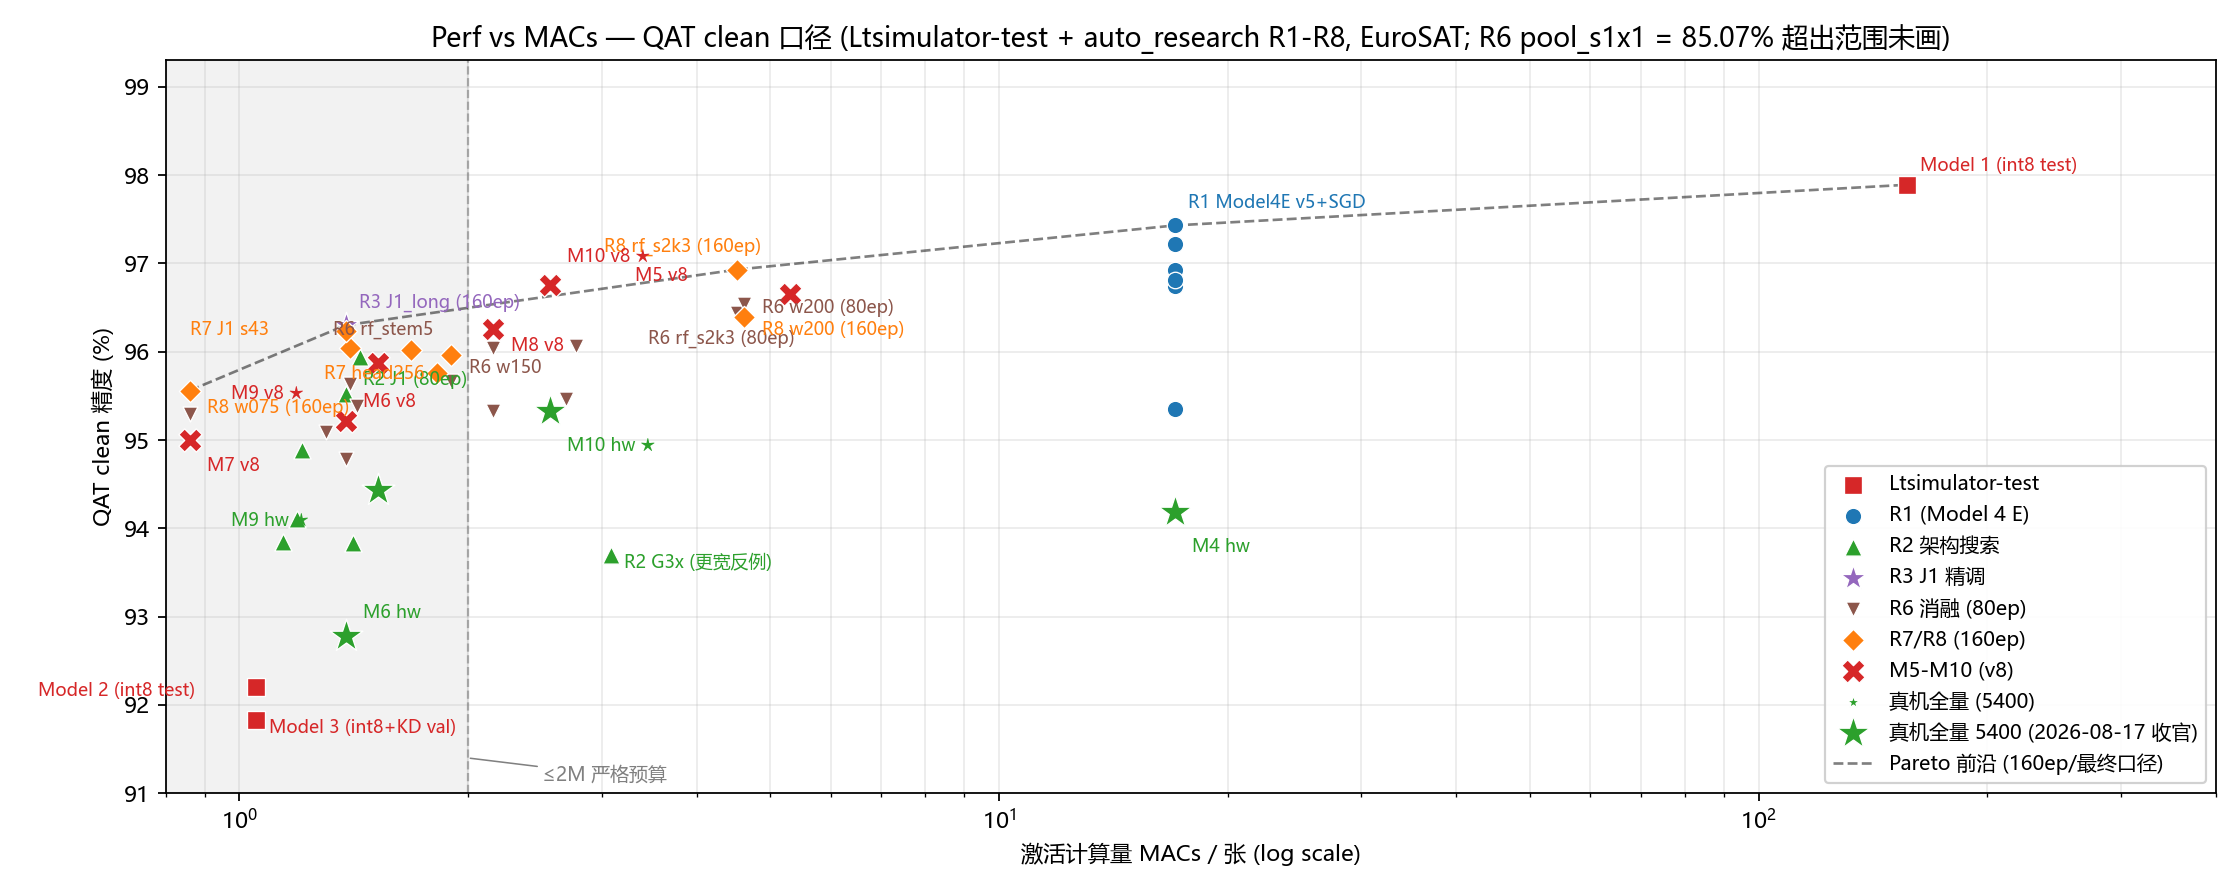

This figure's Python source:
# -*- coding: utf-8 -*-
"""plot_perf_vs_macs_doc.py — 文档/无标注版: 宽幅但不含 M10/M9 聚焦箭头与甜点区间标注.
与 plot_perf_vs_macs.py 同数据同布局, 仅去掉三个 annotation 叠加."""
import matplotlib
matplotlib.use("Agg")
import matplotlib.pyplot as plt

plt.rcParams["font.family"] = ["Microsoft YaHei", "SimHei", "PingFang SC", "Hiragino Sans GB", "Heiti TC", "Arial Unicode MS", "sans-serif"]
plt.rcParams["axes.unicode_minus"] = False

points = [
    ("Model 1 (int8 test)",        156.6, 97.89, "Ltsimulator-test", (6, 6)),
    ("Model 2 (int8 test)",          1.05, 92.20, "Ltsimulator-test", (-98, -4)),
    ("Model 3 (int8+KD val)",        1.05, 91.83, "Ltsimulator-test", (6, -6)),
    ("R1 Model4E v5+SGD",           17.04, 97.43, "R1 (Model 4 E)", (6, 8)),
    (None,                          17.04, 97.22, "R1 (Model 4 E)", (0, 0)),
    (None,                          17.04, 96.93, "R1 (Model 4 E)", (0, 0)),
    (None,                          17.04, 96.74, "R1 (Model 4 E)", (0, 0)),
    (None,                          17.04, 96.81, "R1 (Model 4 E)", (0, 0)),
    (None,                          17.04, 95.35, "R1 (Model 4 E)", (0, 0)),
    ("R2 J1 (80ep)",                 1.38, 95.52, "R2 架构搜索", (8, 4)),
    (None,                           1.44, 95.94, "R2 架构搜索", (0, 0)),
    (None,                           1.21, 94.89, "R2 架构搜索", (0, 0)),
    (None,                           1.19, 94.11, "R2 架构搜索", (0, 0)),
    (None,                           1.14, 93.85, "R2 架构搜索", (0, 0)),
    (None,                           1.41, 93.83, "R2 架构搜索", (0, 0)),
    ("R2 G3x (更宽反例)",             3.08, 93.70, "R2 架构搜索", (6, -6)),
    ("R3 J1_long (160ep)",           1.38, 96.30, "R3 J1 精调", (6, 8)),
    (None,                           0.86, 95.30, "R6 消融 (80ep)", (0, 0)),
    (None,                           1.30, 95.09, "R6 消融 (80ep)", (0, 0)),
    (None,                           1.38, 94.78, "R6 消融 (80ep)", (0, 0)),
    (None,                           1.40, 95.63, "R6 消融 (80ep)", (0, 0)),
    (None,                           1.43, 95.39, "R6 消融 (80ep)", (0, 0)),
    (None,                           1.90, 95.67, "R6 消融 (80ep)", (0, 0)),
    (None,                           2.16, 95.33, "R6 消融 (80ep)", (0, 0)),
    ("R6 rf_stem5",                  2.16, 96.04, "R6 消融 (80ep)", (-72, 6)),
    (None,                           2.69, 95.46, "R6 消融 (80ep)", (0, 0)),
    ("R6 w150",                      2.77, 96.06, "R6 消融 (80ep)", (-48, -12)),
    ("R6 rf_s2k3 (80ep)",            4.52, 96.44, "R6 消融 (80ep)", (-40, -14)),
    ("R6 w200 (80ep)",               4.62, 96.54, "R6 消融 (80ep)", (8, -4)),
    ("R8 w075 (160ep)",              0.86, 95.56, "R7/R8 (160ep)", (8, -10)),
    ("R7 head256",                   1.40, 96.04, "R7/R8 (160ep)", (-12, -14)),
    ("R7 J1 s43",                    1.38, 96.24, "R7/R8 (160ep)", (-70, -2)),
    (None,                           1.68, 96.02, "R7/R8 (160ep)", (0, 0)),
    (None,                           1.82, 95.76, "R7/R8 (160ep)", (0, 0)),
    (None,                           1.90, 95.96, "R7/R8 (160ep)", (0, 0)),
    ("R8 rf_s2k3 (160ep)",           4.52, 96.93, "R7/R8 (160ep)", (-60, 8)),
    ("R8 w200 (160ep)",              4.62, 96.39, "R7/R8 (160ep)", (8, -8)),
    ("M7 v8",                       0.86, 95.00, "M5-M10 (v8)", (8, -14)),
    ("M6 v8",                       1.38, 95.22, "M5-M10 (v8)", (8, 6)),
    ("M9 v8 ★",                     1.52, 95.87, "M5-M10 (v8)", (-66, -16)),
    ("M8 v8",                       2.16, 96.26, "M5-M10 (v8)", (8, -10)),
    ("M10 v8 ★",                    2.56, 96.76, "M5-M10 (v8)", (8, 10)),
    ("M5 v8",                       5.31, 96.65, "M5-M10 (v8)", (-70, 6)),
]

hw_points = [
    ("M7 hw",  0.86, 81.70, (8, -16)),
    ("M6 hw",  1.38, 92.78, (8, 8)),
    ("M9 hw ★", 1.52, 94.43, (-66, -16)),
    ("M8 hw",  2.16, 87.78, (8, 8)),
    ("M10 hw ★", 2.56, 95.33, (8, -18)),
    ("M5 hw",  5.31, 90.17, (8, 8)),
    ("M4 hw", 17.03, 94.19, (8, -18)),
]

groups = {
    "Ltsimulator-test":  dict(color="#d62728", marker="s", s=70),
    "R1 (Model 4 E)":    dict(color="#1f77b4", marker="o", s=55),
    "R2 架构搜索":        dict(color="#2ca02c", marker="^", s=60),
    "R3 J1 精调":         dict(color="#9467bd", marker="*", s=140),
    "R6 消融 (80ep)":     dict(color="#8c564b", marker="v", s=45),
    "R7/R8 (160ep)":     dict(color="#ff7f0e", marker="D", s=50),
    "M5-M10 (v8)":      dict(color="#d62728", marker="X", s=110),
    "真机全量 (5400)":   dict(color="#2ca02c", marker="*"),
}

fig, ax = plt.subplots(figsize=(14, 5.6))

for gname, style in groups.items():
    xs = [p[1] for p in points if p[3] == gname and p[2] is not None]
    ys = [p[2] for p in points if p[3] == gname and p[2] is not None]
    ax.scatter(xs, ys, label=gname, zorder=3, edgecolors="white", linewidths=0.6, **style)

for label, x, y, gname, off in points:
    if label is None or y is None:
        continue
    ax.annotate(label, (x, y), textcoords="offset points", xytext=off,
                fontsize=8, color=groups[gname]["color"], zorder=4)

hw_show = [p for p in hw_points if p[2] >= 90]
ax.scatter([p[1] for p in hw_show], [p[2] for p in hw_show],
           color=groups["真机全量 (5400)"]["color"], marker="*", s=240,
           edgecolors="white", linewidths=0.6, zorder=5,
           label="真机全量 5400 (2026-08-17 收官)")
for label, x, y, off in hw_points:
    if y < 90:
        continue
    ax.annotate(label, (x, y), textcoords="offset points", xytext=off,
                fontsize=8, color=groups["真机全量 (5400)"]["color"], zorder=6)

# 2M 预算画成半透明带 (而非单线): log 轴上 1.52 距 2 仅 ~4.5% 全轴宽,
# 单线会让 M9 观感上紧贴线; 带状呈现 "M9 在预算内" 更直观
ax.axvspan(0.8, 2.0, color="gray", alpha=0.10, zorder=1)
ax.axvline(2.0, color="gray", ls="--", lw=1, alpha=0.6)
ax.annotate("≤2M 严格预算", xy=(2.0, 91.4), xytext=(2.5, 91.15), fontsize=8.5, color="gray",
            arrowprops=dict(arrowstyle="-", color="gray", lw=0.7, shrinkA=0, shrinkB=1))
pareto = [(0.86, 95.56), (1.38, 96.30), (4.52, 96.93), (17.04, 97.43), (156.6, 97.89)]
ax.plot([p[0] for p in pareto], [p[1] for p in pareto], "k--", lw=1.2,
        alpha=0.5, zorder=2, label="Pareto 前沿 (160ep/最终口径)")

ax.set_xscale("log")
ax.set_xlabel("激活计算量 MACs / 张 (log scale)")
ax.set_ylabel("QAT clean 精度 (%)")
ax.set_title("Perf vs MACs — QAT clean 口径 (Ltsimulator-test + auto_research R1-R8, EuroSAT; R6 pool_s1x1 = 85.07% 超出范围未画)")
ax.set_xlim(0.8, 400)
ax.set_ylim(91, 99.3)
ax.grid(True, which="both", alpha=0.25)
ax.legend(loc="lower right", fontsize=9, framealpha=0.9)

fig.tight_layout()
import os
out = os.path.join(os.path.dirname(os.path.abspath(__file__)), "plot_perf_vs_macs_noarrow.png")
fig.savefig(out, dpi=160)
print("saved:", out)
